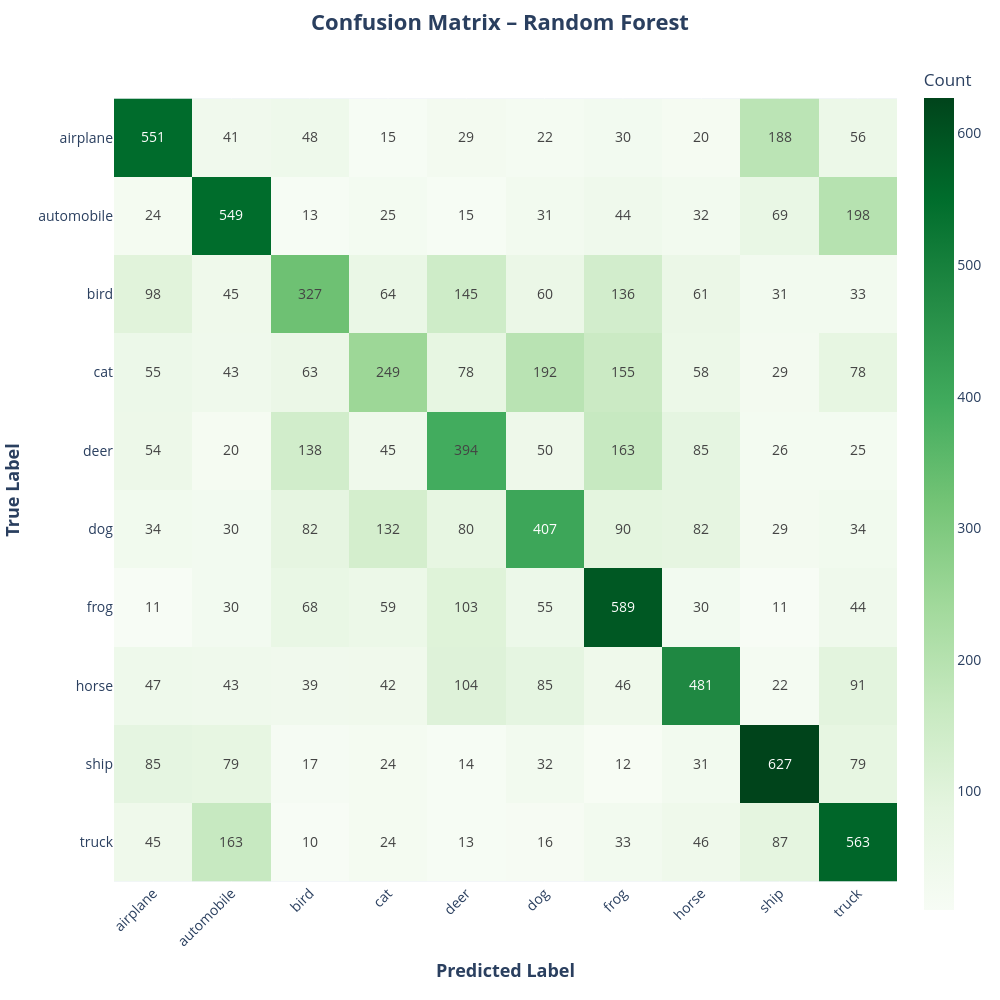

The notebook cell this image was saved under:
### Code cell
# Compute confusion matrix
ml_cm = confusion_matrix(y_test, y_pred_rf)
ml_df = pd.DataFrame(ml_cm, index=class_names, columns=class_names)

# Create heatmap
fig = px.imshow(
    ml_df,
    text_auto=True,
    color_continuous_scale='Greens',
    labels=dict(x="Predicted Label", y="True Label", color="Count")
)

# Customize layout
fig.update_layout(
    title=dict(
        text="<b>Confusion Matrix – Random Forest</b>",
        x=0.5,  # center title
        xanchor='center',
        font=dict(size=22)
    ),
    xaxis=dict(title='<b>Predicted Label</b>', title_font=dict(size=18), tickangle = -45),
    yaxis=dict(title='<b>True Label</b>', title_font=dict(size=18)),
    font=dict(size=14),
    width = 1000,
    height = 1000,
)

fig.show()

### Figure 1 — Plotly figure (JSON) as saved in the notebook; plotly's stock layout.template omitted (floating-point values rounded to 4 significant figures)
{"data": [{"coloraxis": "coloraxis", "hovertemplate": "Predicted Label: %{x}<br>True Label: %{y}<br>Count: %{z}<extra></extra>", "name": "0", "texttemplate": "%{z}", "type": "heatmap", "x": ["airplane", "automobile", "bird", "cat", "deer", "dog", "frog", "horse", "ship", "truck"], "xaxis": "x", "y": ["airplane", "automobile", "bird", "cat", "deer", "dog", "frog", "horse", "ship", "truck"], "yaxis": "y", "z": [[551, 41, 48, 15, 29, 22, 30, 20, 188, 56], [24, 549, 13, 25, 15, 31, 44, 32, 69, 198], [98, 45, 327, 64, 145, 60, 136, 61, 31, 33], [55, 43, 63, 249, 78, 192, 155, 58, 29, 78], [54, 20, 138, 45, 394, 50, 163, 85, 26, 25], [34, 30, 82, 132, 80, 407, 90, 82, 29, 34], [11, 30, 68, 59, 103, 55, 589, 30, 11, 44], [47, 43, 39, 42, 104, 85, 46, 481, 22, 91], [85, 79, 17, 24, 14, 32, 12, 31, 627, 79], [45, 163, 10, 24, 13, 16, 33, 46, 87, 563]]}], "layout": {"coloraxis": {"colorbar": {"title": {"text": "Count"}}, "colorscale": [[0, "rgb(247,252,245)"], [0.125, "rgb(229,245,224)"], [0.25, "rgb(199,233,192)"], [0.375, "rgb(161,217,155)"], [0.5, "rgb(116,196,118)"], [0.625, "rgb(65,171,93)"], [0.75, "rgb(35,139,69)"], [0.875, "rgb(0,109,44)"], [1, "rgb(0,68,27)"]]}, "font": {"size": 14}, "height": 1000, "margin": {"t": 60}, "title": {"font": {"size": 22}, "text": "<b>Confusion Matrix – Random Forest</b>", "x": 0.5, "xanchor": "center"}, "width": 1000, "xaxis": {"anchor": "y", "constrain": "domain", "domain": [0, 1], "scaleanchor": "y", "tickangle": -45, "title": {"font": {"size": 18}, "text": "<b>Predicted Label</b>"}}, "yaxis": {"anchor": "x", "autorange": "reversed", "constrain": "domain", "domain": [0, 1], "title": {"font": {"size": 18}, "text": "<b>True Label</b>"}}}}
